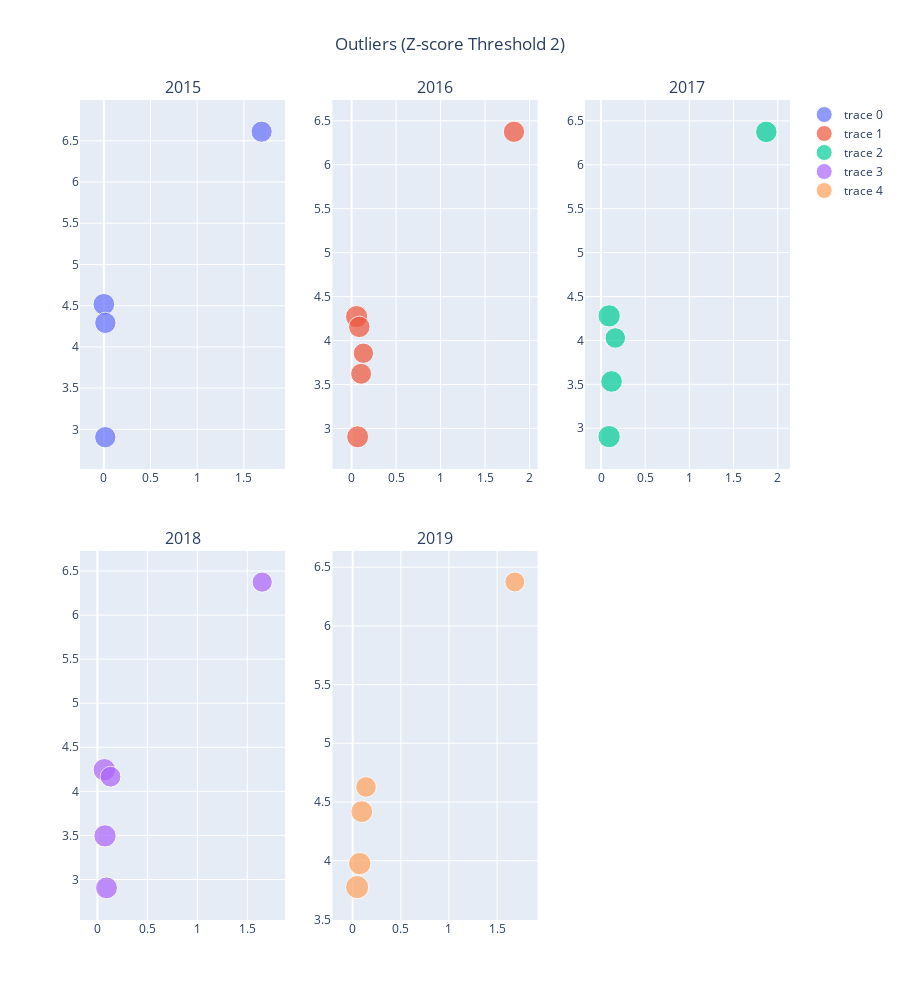

The code cell stored with this chart in its notebook:
### Code cell
# Visualize outliers

fig = make_subplots(rows=2, cols=3, subplot_titles=('2015', '2016', '2017', '2018', '2019'), vertical_spacing=0.1)

i = 1
j = 1

df_list = [df_2015, df_2016, df_2017, df_2018, df_2019]
for df in df_list:
    df['Z_score_GDP'] = zscore(df['GDPPC'])

## Threshold for outliers
threshold = 2

outliers_list = [df[(df['Z_score_GDP'] > threshold) | (df['Z_score_GDP'] < -threshold)] for df in df_list]

for outliers in outliers_list:
    fig.add_trace(go.Scatter(x=outliers.GDPPC, y=outliers.Score, text=outliers.Country, mode='markers', marker=dict(size=outliers['Z_score_GDP'].abs()*10)), row=i, col=j)
    j += 1
    if j == 4:
        j = 1
        i += 1
fig.update_layout(title=f'Outliers (Z-score Threshold {threshold})', height=1000, title_x=0.5)
fig.show()

### Figure 1 — Plotly figure (JSON) as saved in the notebook; plotly's stock layout.template omitted (floating-point values rounded to 4 significant figures)
{"data": [{"marker": {"size": [21.18, 21.75, 21.34, 21.36]}, "mode": "markers", "text": ["qatar", "congo (kinshasa)", "malawi", "burundi"], "type": "scatter", "x": [1.69, 0, 0.01604, 0.0153], "xaxis": "x", "y": [6.611, 4.517, 4.292, 2.905], "yaxis": "y"}, {"marker": {"size": [21.34, 22.26, 21.51, 20.39, 21.02, 21.98]}, "mode": "markers", "text": ["qatar", "congo (kinshasa)", "malawi", "niger", "liberia", "burundi"], "type": "scatter", "x": [1.824, 0.05661, 0.08709, 0.1327, 0.1071, 0.06831], "xaxis": "x2", "y": [6.375, 4.272, 4.156, 3.856, 3.622, 2.905], "yaxis": "y2"}, {"marker": {"size": [21.52, 22.32, 20.6, 21.66, 22.33]}, "mode": "markers", "text": ["qatar", "congo (kinshasa)", "niger", "liberia", "burundi"], "type": "scatter", "x": [1.871, 0.0921, 0.1619, 0.119, 0.09162], "xaxis": "x3", "y": [6.375, 4.28, 4.028, 3.533, 2.905], "yaxis": "y3"}, {"marker": {"size": [20.27, 22.5, 20.82, 22.31, 21.9]}, "mode": "markers", "text": ["qatar", "congo (kinshasa)", "niger", "liberia", "burundi"], "type": "scatter", "x": [1.649, 0.069, 0.131, 0.076, 0.091], "xaxis": "x4", "y": [6.374, 4.245, 4.166, 3.495, 2.905], "yaxis": "y4"}, {"marker": {"size": [20.01, 20.69, 21.85, 22.4, 23.11]}, "mode": "markers", "text": ["qatar", "niger", "congo (kinshasa)", "liberia", "burundi"], "type": "scatter", "x": [1.684, 0.138, 0.094, 0.073, 0.046], "xaxis": "x5", "y": [6.374, 4.628, 4.418, 3.975, 3.775], "yaxis": "y5"}], "layout": {"annotations": [{"font": {"size": 16}, "showarrow": false, "text": "2015", "x": 0.1444, "xanchor": "center", "xref": "paper", "y": 1, "yanchor": "bottom", "yref": "paper"}, {"font": {"size": 16}, "showarrow": false, "text": "2016", "x": 0.5, "xanchor": "center", "xref": "paper", "y": 1, "yanchor": "bottom", "yref": "paper"}, {"font": {"size": 16}, "showarrow": false, "text": "2017", "x": 0.8556, "xanchor": "center", "xref": "paper", "y": 1, "yanchor": "bottom", "yref": "paper"}, {"font": {"size": 16}, "showarrow": false, "text": "2018", "x": 0.1444, "xanchor": "center", "xref": "paper", "y": 0.45, "yanchor": "bottom", "yref": "paper"}, {"font": {"size": 16}, "showarrow": false, "text": "2019", "x": 0.5, "xanchor": "center", "xref": "paper", "y": 0.45, "yanchor": "bottom", "yref": "paper"}], "height": 1000, "title": {"text": "Outliers (Z-score Threshold 2)", "x": 0.5}, "xaxis": {"anchor": "y", "domain": [0, 0.2889]}, "xaxis2": {"anchor": "y2", "domain": [0.3556, 0.6444]}, "xaxis3": {"anchor": "y3", "domain": [0.7111, 1]}, "xaxis4": {"anchor": "y4", "domain": [0, 0.2889]}, "xaxis5": {"anchor": "y5", "domain": [0.3556, 0.6444]}, "xaxis6": {"anchor": "y6", "domain": [0.7111, 1]}, "yaxis": {"anchor": "x", "domain": [0.55, 1]}, "yaxis2": {"anchor": "x2", "domain": [0.55, 1]}, "yaxis3": {"anchor": "x3", "domain": [0.55, 1]}, "yaxis4": {"anchor": "x4", "domain": [0, 0.45]}, "yaxis5": {"anchor": "x5", "domain": [0, 0.45]}, "yaxis6": {"anchor": "x6", "domain": [0, 0.45]}}}
